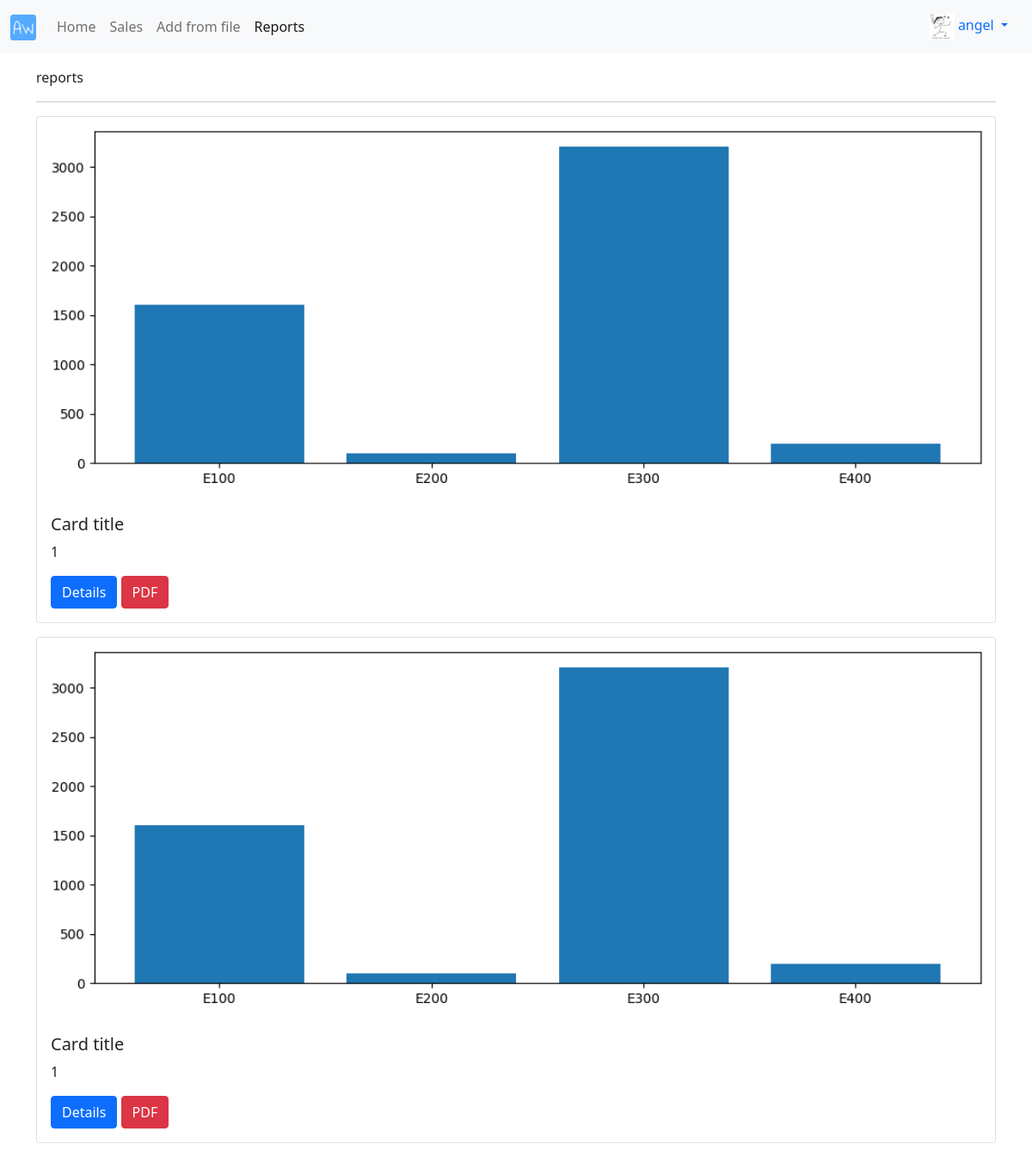
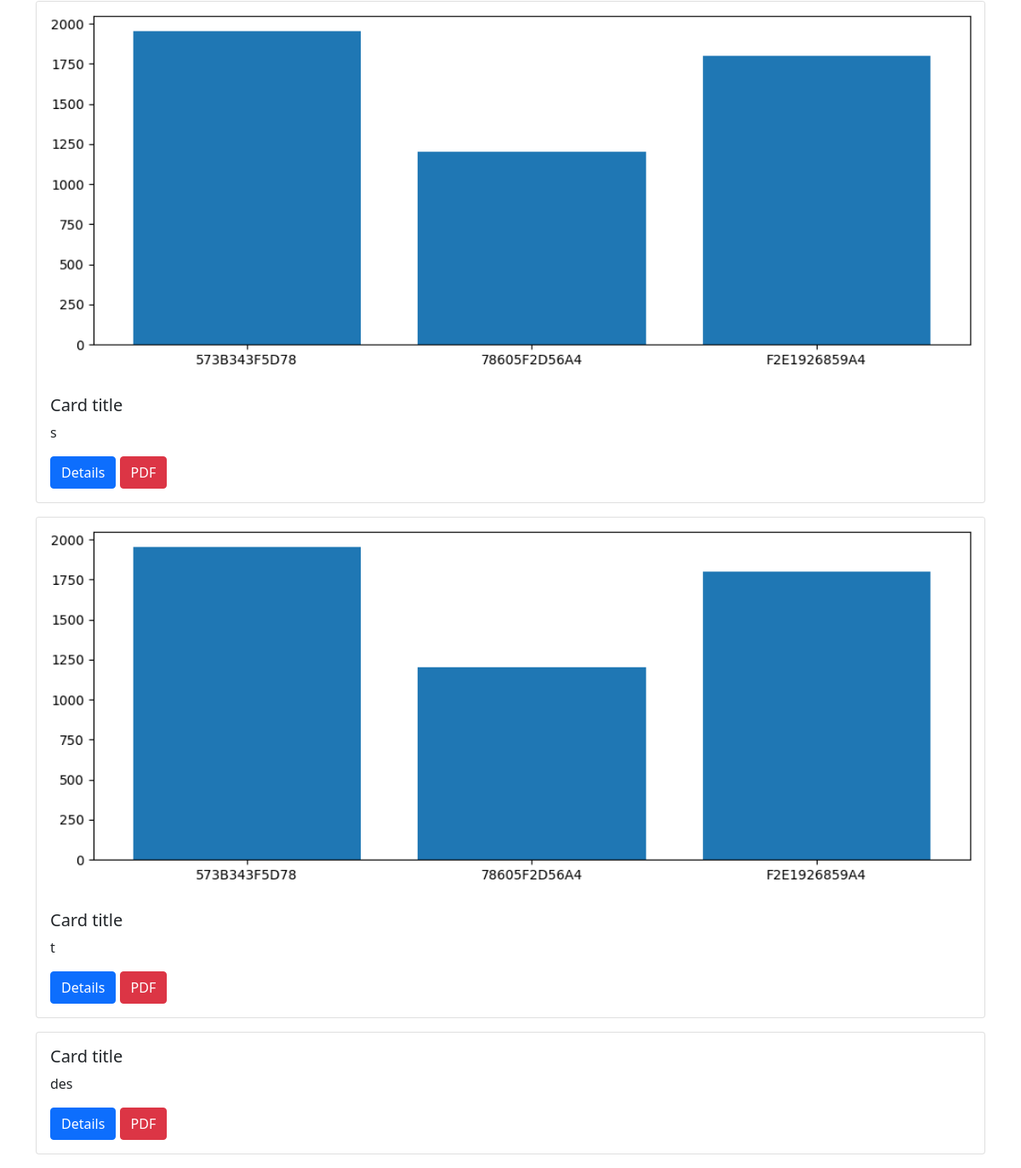
The app's page /reports/ (signed in) with its own data (2 pictures, top to bottom).
### profiles/models.py (models this page shows, shortened)
class Profile(models.Model):
    user = models.OneToOneField(User, on_delete = models.CASCADE)
    bio = models.TextField(default = "no bio...")
    avatar = models.ImageField(upload_to = 'avatars', default = 'no_picture_profile.png')
    created = models.DateTimeField(auto_now_add = True)
    updated = models.DateTimeField(auto_now = True)

### reports/models.py (models this page shows, shortened)
class Report(models.Model):
    name = models.CharField(max_length = 120)
    image = models.ImageField(upload_to = 'reports', blank = True)
    remarks = models.TextField()
    author = models.ForeignKey(Profile, on_delete = models.CASCADE)
    created = models.DateTimeField(auto_now_add = True)
    updated = models.DateTimeField(auto_now = True)
    def get_absolute_url(self):
        return reverse('reports:detail', kwargs={'pk': self.pk})
    class Meta:
        ordering = ('-created',)

### reports/views.py (the view)
# urls.py: path('', ReportListView.as_view(), name = 'main'),
class ReportListView(LoginRequiredMixin, ListView):
    model = Report
    template_name = 'reports/main.html'

### reports/templates/reports/main.html (shortened to what this page needs)
{% extends 'base.html' %}
{% block content %}
reports
<hr>
{% for obj in object_list %}
    <div class="card mb-3">
        {% if obj.image %}
            <img src="{{obj.image.url}}" class="card-img-top" alt="{{obj.name}}">
        {% endif %}
        <div class="card-body">
            <h5 class="{{obj.name}}">Card title</h5>
            <p class="card-text">{{obj.remarks|truncatewords:2}}</p>
            <a href="{{obj.get_absolute_url}}" class="btn btn-primary">Details</a>
            <a href="{% url 'reports:pdf' obj.pk %}" class="btn btn-danger">PDF</a>
        </div>
    </div>
{% endfor %}
{% endblock content %}

### templates/base.html (shortened to what this page needs)
{% load static %}
<!doctype html>
<html lang="en">
  <head>
    <link href="https://cdn.jsdelivr.net/npm/bootstrap@5.0.0-beta2/dist/css/bootstrap.min.css" rel="stylesheet">
    <link rel="stylesheet" href="https://unpkg.com/dropzone@5/dist/min/dropzone.min.css" type="text/css" />
    <link rel="stylesheet" href="{% static 'style.css' %}">
  </head>
  <body>
    {% include 'navbar.html' %}
    <div class="container mt-3 mb-3">
        {% block content %}
        {% endblock content %}
    </div>
  </body>
</html>

### templates/navbar.html (shortened to what this page needs)
{% load static %}
{% url 'sales:home' as path_to_home %}
{% url 'sales:list' as path_to_sales %}
{% url 'reports:from-file' as path_to_from_file %}
{% url 'reports:main' as path_to_reports %}
<nav class="navbar navbar-expand-lg navbar-light bg-light">
  <div class="container-fluid">
    <a class="navbar-brand" href="{{path_to_home}}"><img src="{% static 'logo.png' %}" class="logo-sm"></a>
    <div class="collapse navbar-collapse" id="navbarNav">
      <ul class="navbar-nav">
        <li class="nav-item">
          <a class="nav-link {% if request.path == path_to_home %}active{% endif%}" href="{{path_to_home}}">Home</a>
        </li>
        <li class="nav-item">
          <a class="nav-link {% if request.path == path_to_sales %}active{% endif%}" href="{{path_to_sales}}">Sales</a>
        </li>
        <li class="nav-item">
          <a class="nav-link {% if request.path == path_to_from_file %}active{% endif%}" href="{{path_to_from_file}}">Add from file</a>
        </li>
        <li class="nav-item">
          <a class="nav-link {% if request.path == path_to_reports %}active{% endif%}" href="{{path_to_reports}}">Reports</a>
        </li>
      </ul>
    </div>
    {% if request.user.is_authenticated %}
      <div class="nav-item dropdown">
        <div class="nav-link dropdown-toggle" id="navbarDropdownMenuLink" role="button" data-bs-toggle="dropdown" aria-expanded="false">
          <img src="{{request.user.profile.avatar.url}}" class="avatar-sm">&nbsp;{{request.user}}
        </div>
      </div>
    {% endif %}
  </div>
</nav>

### static/style.css (style rules this page uses)
.avatar-sm { height: 30px; width: 30px; }
.logo-sm { height: 30px; width: auto; }

### records on screen
Report: image (picture), remarks "1"
Report: image (picture), remarks "1"
Report: image (picture), remarks "s"
Report: image (picture), remarks "t"
Report: remarks "des"

### other values on screen
{{ request.user }} "angel"
